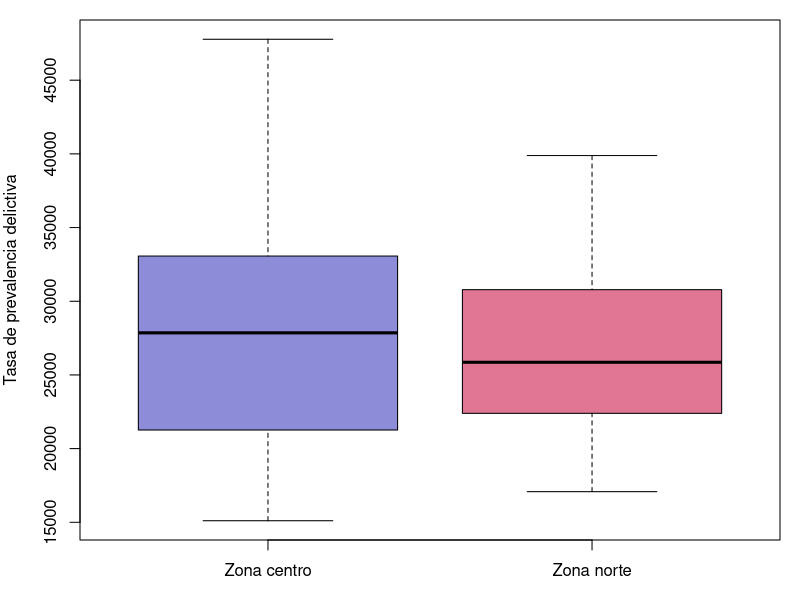

Write R code to recreate this figure.
datos <- read.csv("datos.csv", header = TRUE)
datos2 <- datos[,-1]

# one sample t-test 
delitos = c(datos2[,1], datos2[,2], datos2[,3]) # ano 2010-2013
shapiro.test(delitos)
print('-----------------------------------------')
t.test(delitos, mu=23600)

# Wilcoxon Signed Rank Test
todos_delitos = as.vector(t(datos2))
shapiro.test(todos_delitos)
print('-----------------------------------------')
wilcox.test(todos_delitos, mu=23600)

# Two Sample Wilcoxon Signed Rank Test
norte = rbind(datos2[2,], datos2[5,], datos2[8,], datos2[19,], datos2[26,], datos2[28,]) # 2 Baja California, 5 Coahuila, 8 Chihuahua, 19 Nuevo Leon, 26 Sonora, 28 Tamaulipas  
norte = as.vector(t(norte))
centro = rbind(datos2[9,], datos2[11,], datos2[15,], datos2[16,], datos2[22,], datos2[29,]) # 9 Cdmx, 11 Gto, 15 Mexico, 16 Michoacan, 22 Queretaro, 29 Tlaxcala
centro = as.vector(t(centro))
shapiro.test(norte)
shapiro.test(centro)
wilcox.test(norte, centro, alternative = "g")
png('boxplot_norte-centro.png',width=2500,height=2000,res=300)
par(mar=c(3,4,1,1))
boxplot(centro, norte, main = " ", names = c("Zona centro", "Zona norte"), 
        col= c(rgb(0.1,0.1,0.7,0.5) , rgb(0.8,0.1,0.3,0.6)), ylab = "Tasa de prevalencia delictiva")
dev.off()

# Fisher’s F-Test
var.test(centro,norte)

# Chi Squared Test
# nivel_edu = c("primaria", "secundaria", "medio superior", "licenciatura", "posgrado")
# nivel_socioec = c("pobre", "media baja", "media" , "alta", "rica")
# edu = character()
# eco = character()
# for (i in 1:50) {
#   a = sample(nivel_edu, 1)
#   if(a == "licenciatura")
#     b = sample(c("media baja", "media" , "alta", "rica"), 1)
#   if(a == "posgrado")
#     b = sample(c("media baja", "media" , "alta"),1)
#   if(a == "primaria" | a == "secundaria")
#     b = sample(c("pobre", "media baja", "media"),1)
#   if(a == "medio superior")
#     b = sample(c("pobre", "media baja", "media" , "alta", "rica"), 1)
#   edu = c(edu, a)
#   eco = c(eco, b)
# }
# chisq.test(table(edu, eco), correct = FALSE)

muy_efectivo = c(16.3, 8.7)#, 6.3)
efectov = c(49.7, 45.1)#, 40.1)
prueba = as.table(cbind(muy_efectivo, efectov))
colnames(prueba) <- c("muy efectivo","algo efectivo")
rownames(prueba) <- c("Policia federal","policia estatal")#, "policia municipal")
chisq.test(prueba, correct = F)
